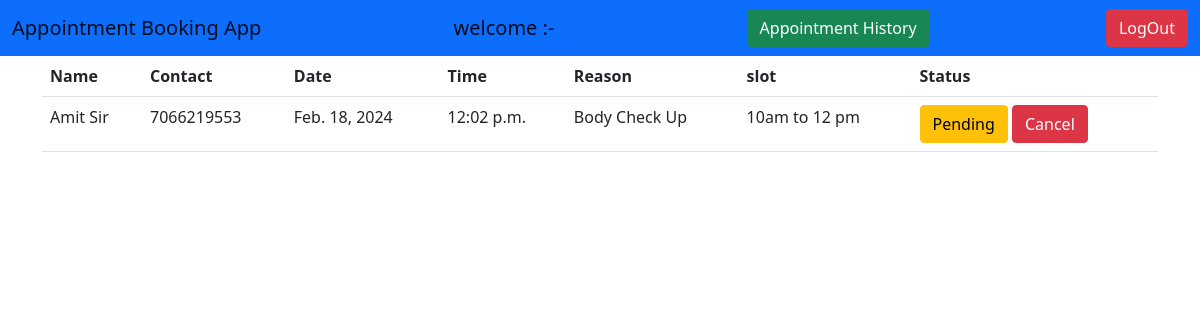
Screenshot of /doctor/ with the database file from the repository.
### myapp/models.py (models this page shows)
class Appointment(models.Model):
    user = models.ForeignKey(User,on_delete=models.CASCADE,null=True)
    name = models.CharField(max_length=100,null=True)
    contact = models.CharField(max_length=100,null=True)
    date = models.DateField(auto_now=True)
    time = models.TimeField(auto_now=True,null=True)
    reason = models.CharField(max_length=100,null=True)
    slot = models.CharField(max_length=100,null=True)

### myapp/views.py (the view)
# urls.py: path('doctor/',views.Doctor,name='doctor'),
def Doctor(request):
    data = Appointment.objects.all()
    datac = AppointmentHistory.objects.all().count()
    print(datac)
    history = AppointmentHistory.objects.all()
    username = request.user
    return render(request,'doctor.html',{'data':data,'history':history})

### myapp/templates/doctor.html (shortened to what this page needs)
{% extends 'index.html' %}
{% block content %}
<div class="container">
    <div class="row">
        <div class="col-lg-12">
            <table class="table">
                <tr>
                    <th>Name</th>
                    <th>Contact</th>
                    <th>Date</th>
                    <th>Time</th>
                    <th>Reason</th>
                    <th>slot</th>
                    <th>Status</th>
                </tr>
                {% for i in data %}
                <tr>
                    <td>{{i.name}}</td>
                    <td>{{i.contact}}</td>
                    <td>{{i.date}}</td>
                    <td>{{i.time}}</td>
                    <td>{{i.reason}}</td>
                    <td>{{i.slot}}</td>
                    <td>
                        <a href="{% url 'notes' i.id %}" class="btn btn-warning">Pending</a>
                        <a href="{% url 'canceldoct' i.id %}"><button class="btn btn-danger">Cancel</button></a>
                    </td>
                </tr>
                {% endfor %}
            </table>
        </div>
    </div>
</div>
{% endblock %}

### rows the page displays
Appointment: name "Amit Sir", contact "7066219553", date "Feb. 18, 2024", time "12:02 p.m.", reason "Body Check Up", slot "10am to 12 pm"
